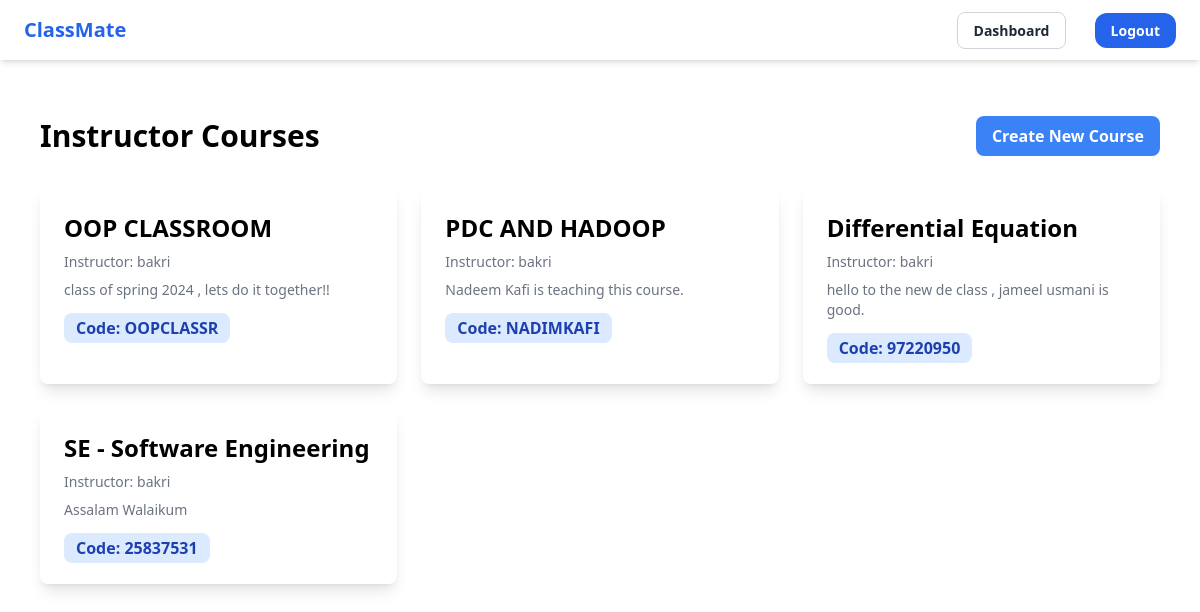
Screenshot of /classroom/instructor_courses/ (signed in) with the database file from the repository.
### classroom/models.py (models this page shows, shortened)
class Classroom(models.Model):
    instructor = models.ForeignKey(UserProfile, on_delete=models.CASCADE)
    title = models.CharField(max_length=255)
    description = models.TextField()
    code = models.CharField(max_length=20, unique=True)

### core/models.py (models this page shows, shortened)
class UserProfile(models.Model):
    user = models.OneToOneField(User, on_delete=models.CASCADE, related_name='profile')
    is_student = models.BooleanField(default=False)
    is_instructor = models.BooleanField(default=False)

### classroom/views.py (the view)
# urls.py: path('instructor_courses/', views.instructor_courses, name='instructor_courses'),
def instructor_courses(request):
    user_profile = request.user.profile
    classrooms = Classroom.objects.filter(instructor=user_profile)
    return render(request, 'classroom/instructor_courses.html', {'classrooms': classrooms})

### classroom/templates/classroom/instructor_courses.html (shortened to what this page needs)
{% extends 'core/base.html' %}
{% block content %}
<div class="max-w-6xl mx-auto px-4 py-8">
    <div class="flex justify-between items-center mb-8">
        <h1 class="text-3xl font-bold">Instructor Courses</h1>
        <a href="{% url 'classroom:course_creation' %}"
           class="bg-blue-500 hover:bg-blue-700 text-white font-bold py-2 px-4 rounded-lg">
            Create New Course
        </a>
    </div>
    <div class="grid grid-cols-1 sm:grid-cols-2 lg:grid-cols-3 gap-6">
        {% for class in classrooms %}
            <div class="bg-white shadow-lg rounded-lg overflow-hidden hover:shadow-2xl transition duration-300">
                <a href="{% url 'classroom:classroom_detail' class.id %}">
                    <div class="p-6">
                        <h2 class="text-2xl font-semibold mb-2">{{ class.title }}</h2>
                        <p class="text-sm text-gray-500 mb-2">
                            Instructor: {{ class.instructor.user }}
                        </p>
                        <p class="text-sm text-gray-500 mb-4">{{ class.description|truncatewords:15 }}</p>
                        <span class="bg-blue-100 text-blue-800 font-bold px-3 py-1 rounded-lg">Code: {{ class.code }}</span>
                    </div>
                </a>
            </div>
        {% empty %}
            <div class="col-span-full text-center p-6 bg-gray-100 rounded-lg">
                <p class="text-lg font-semibold text-gray-700">No courses available.</p>
            </div>
        {% endfor %}
    </div>
</div>
{% endblock %}

### rows the page displays
Classroom: title "OOP CLASSROOM", instructor.user "bakri", description "class of spring 2024 , lets do it together!!", code "OOPCLASSR"
Classroom: title "PDC AND HADOOP", instructor.user "bakri", description "Nadeem Kafi is teaching this course.", code "NADIMKAFI"
Classroom: title "Differential Equation", instructor.user "bakri", description "hello to the new de class , jameel usmani is good.", code "97220950"
Classroom: title "SE - Software Engineering", instructor.user "bakri", description "Assalam Walaikum", code "25837531"
